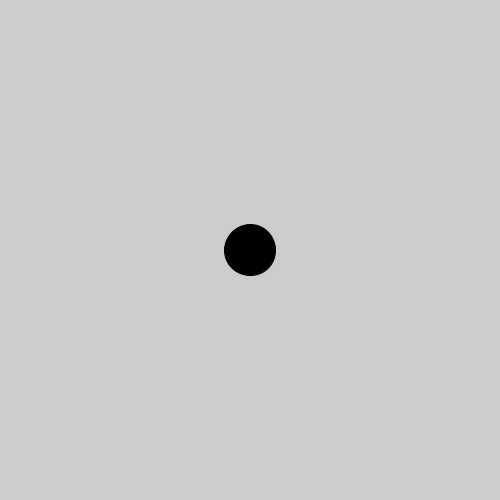
Frame 1 (no input)
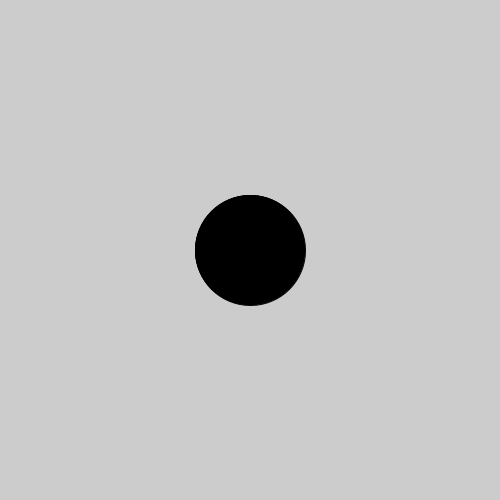
Frame 60 (the mouse pressed at the canvas centre just before this capture)
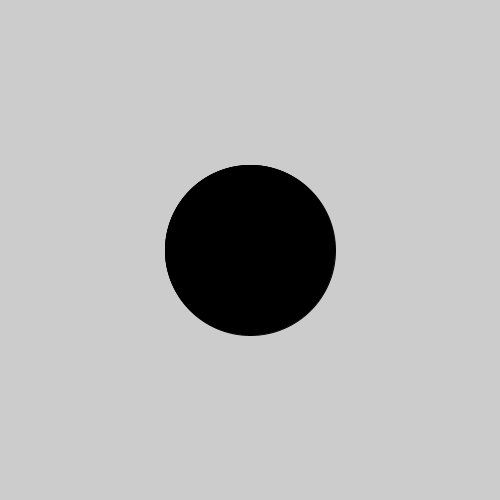
Frame 120 (the mouse held since frame 60 and released just before this capture)

The Processing sketch that drew these frames (run headless with seeded random() and noise(); from frame 60 on, the mouse is pressed at the canvas centre):

// Processing sketch: osc_test
// ── osc_test.pde
int diameter = 50;
boolean growing = true;

void setup() {
  size(500, 500);
}

void draw() {
  fill(0, 0, 0);
  stroke(0, 0, 0);

  if (growing) {
    diameter++;

    if (diameter >= width) {
      growing = false;
    }
  } else {
    diameter--;

    if (diameter<=0) {
      growing = true;
    }
  }

    circle(width/2, height/2, diameter);
}

//if (diameter >= width) {
  //diameter = diameter - 10;
//}
